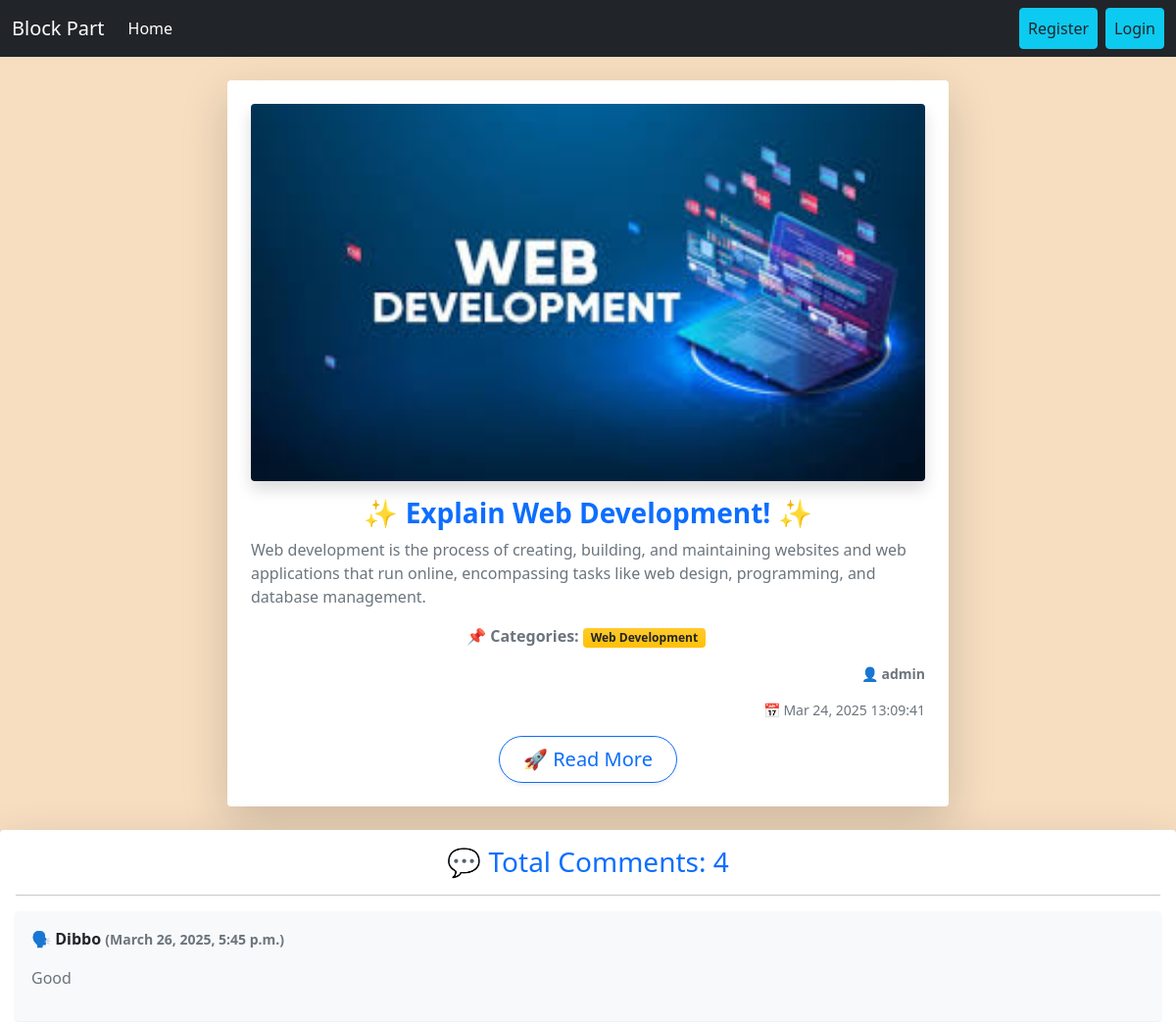
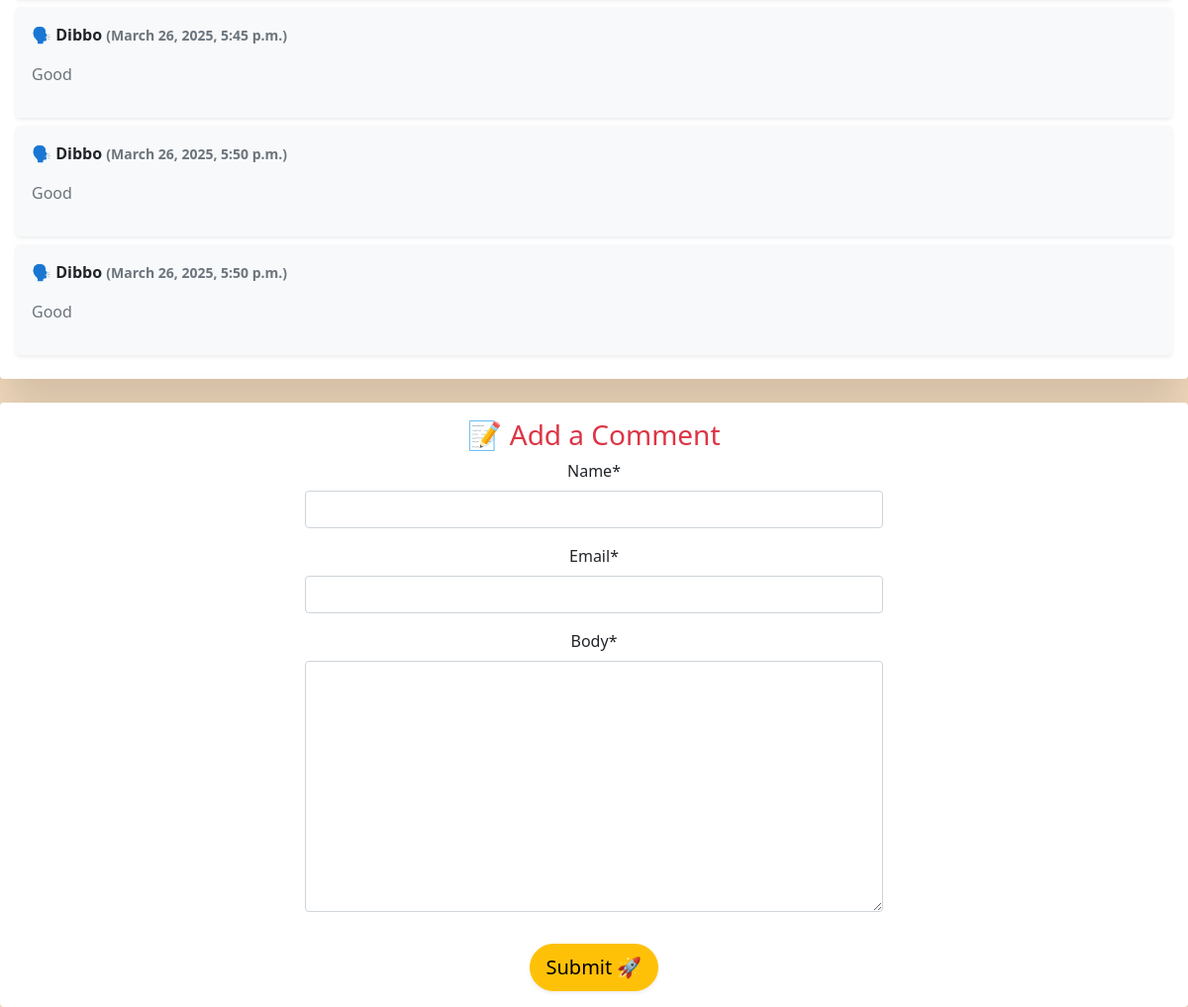
Screenshot of /post/detail/1/ with the database file from the repository (2 pictures, top to bottom).
### posts/models.py (models this page shows, shortened)
class Post(models.Model):
    title = models.CharField(max_length=200)
    content = models.TextField()
    category = models.ManyToManyField(Category) # ekta category ankgula post thakte pare
    author = models.ForeignKey(User,on_delete=models.CASCADE)
    created_at = models.DateTimeField(auto_now_add=True)
    image = models.ImageField(upload_to='posts/media/uploads/',blank=True,null=True)

class Comment(models.Model):
    post =models.ForeignKey(Post, related_name='comments', on_delete=models.CASCADE)
    name = models.CharField(max_length=50)
    email = models.EmailField()
    body = models.TextField()
    created_on = models.DateTimeField(auto_now_add=True)

### categories/models.py (models this page shows, shortened)
class Category(models.Model):
    name = models.CharField(max_length=100)
    slug = models.SlugField(max_length=100,unique=True,null=True,blank=True)

### posts/views.py (the view, shortened to what this page needs)
# urls.py: path('detail/<int:id>/',views.PostDetailView.as_view(),name='detail_post'),
class PostDetailView(DetailView):
    model = models.Post
    template_name = 'post_detail.html'
    pk_url_kwarg = 'id'
    def get_context_data(self, **kwargs):
        context = super().get_context_data(**kwargs)
        post = self.object
        comments = post.comments.all()
        comment_form = forms.CommentForm()
        context['comments'] = comments
        context['comment_form'] = comment_form
        return context

### posts/forms.py
class CommentForm(forms.ModelForm):
    class Meta:
        model = Comment
        fields = ['name', 'email','body']

### posts/templates/post_detail.html (shortened to what this page needs)
{% extends "base.html" %}
{% load crispy_forms_tags %}
{% load static %}
{% block content %}
    <div class="container mt-4">
        <div class="row justify-content-center">
            <div class="col-md-8">
                <div class="card shadow-lg border-0 rounded-4 overflow-hidden transition post-card">
                    <div class="card-body p-4">
                        {% if post.image %}
                            <img class="card-img-top img-fluid rounded shadow" src="{{ post.image.url }}" alt="{{ post.title }}">
                        {% else %}
                            <img class="card-img-top img-fluid rounded shadow" src="{% static 'images/default.jpg' %}" alt="No Image">
                        {% endif %}
                        <h3 class="card-title fw-bold text-primary mt-3 text-center">✨ {{ post.title }} ✨</h3>
                        <p class="card-text text-muted text-justify">{{ post.content }}</p>
                        <div class="mb-3 text-center">
                            <strong class="text-secondary">📌 Categories:</strong>
                            {% for cat in post.category.all %}
                                <span class="badge bg-gradient bg-warning text-dark me-1">{{ cat.name }}</span>
                            {% endfor %}
                        </div>
                        <p class="text-end text-secondary small">
                            <strong>👤 {{ post.author.get_full_name|default:post.author.username }}</strong>
                        </p>
                        <p class="small text-muted text-end">📅 {{ post.created_at|date:"M d, Y H:i:s" }}</p>
                        <div class="d-flex justify-content-center">
                            <a href="{% url 'read_post' post.id %}" class="btn btn-outline-primary btn-lg rounded-pill fancy-btn shadow-sm px-4 py-2">
                                🚀 Read More
                            </a>
                        </div>
                    </div>
                </div>
            </div>
        </div>
    </div>
    <div class="card mt-4 shadow-lg border-0 rounded-4">
        <div class="card-body">
            <h3 class="text-primary text-center">💬 Total Comments: {{ comments | length }}</h3>
            <hr>
            {% for comment in comments %}
                <div class="p-3 mb-2 rounded bg-light shadow-sm">
                    <p class="fw-bold text-dark">🗣 {{ comment.name }} <span class="text-muted small">({{ comment.created_on }})</span></p>
                    <p class="text-muted">{{ comment.body }}</p>
                </div>
            {% endfor %}
        </div>
    </div>
    <div class="card mt-4 shadow-lg border-0 rounded-4">
        <div class="card-body text-center">
            <h3 class="text-danger">📝 Add a Comment</h3>
            <form method="post" action="" class="w-50 mx-auto" enctype="multipart/form-data">
                {{ comment_form|crispy }}
                <button type="submit" class="btn btn-warning btn-lg rounded-pill shadow-sm mt-3">Submit 🚀</button>
            </form>
        </div>
    </div>
{% endblock %}

### templates/base.html (shortened to what this page needs)
<!doctype html>
<html lang="en">
<head>
    <link href="https://cdn.jsdelivr.net/npm/bootstrap@5.0.2/dist/css/bootstrap.min.css" rel="stylesheet">
</head>
<body style="background-color:#F7DEC1;">
  <nav class="navbar navbar-expand-lg navbar-dark bg-dark">
    <div class="container-fluid">
        <a class="navbar-brand" href="#">Block Part</a>
        <div class="collapse navbar-collapse" id="navbarSupportedContent">
            <ul class="navbar-nav me-auto mb-2 mb-lg-0">
                <li class="nav-item">
                    <a class="nav-link active" aria-current="page" href="{% url 'homepage' %}">Home</a>
                </li>
            </ul>
            <div class="d-flex">
                {% if request.user.is_authenticated %}
                <ul class="navbar-nav">
                    <li class="nav-item">
                        <a class="nav-link btn btn-warning me-2 text-dark" href="{% url 'profile'%}">Profile</a>
                    </li>
                    <li class="nav-item">
                        <a class="nav-link btn btn-danger me-2 text-white" href="{% url 'logout'%}">Logout</a>
                    </li>
                </ul>
                {% else %}
                <ul class="navbar-nav">
                    <li class="nav-item">
                        <a class="nav-link btn btn-info me-2 text-dark" href="{% url 'register' %}">Register</a>
                    </li>
                    <li class="nav-item">
                        <a class="nav-link btn btn-info text-dark" href="{% url 'login' %}">Login</a>
                    </li>
                </ul>
                {% endif %}
            </div>
        </div>
    </div>
</nav>
    {% block content %}
    {% endblock content %}
</body>
</html>

### rows the page displays
Post: image (picture), title "Explain Web Development!", content "Web development is the process of creating, building, and maintaining websites and web applications that run online, encompassing tasks like web design, programming, and database management.", author.get_full_name "admin", created_at "Mar 24, 2025 13:09:41"
Category: name "Web Development"
Comment: name "Dibbo", created_on "March 26, 2025, 5:45 p.m.", body "Good"
Comment: name "Dibbo", created_on "March 26, 2025, 5:45 p.m.", body "Good"
Comment: name "Dibbo", created_on "March 26, 2025, 5:50 p.m.", body "Good"
Comment: name "Dibbo", created_on "March 26, 2025, 5:50 p.m.", body "Good"

### other values shown
{{ comments | length }} "4"
